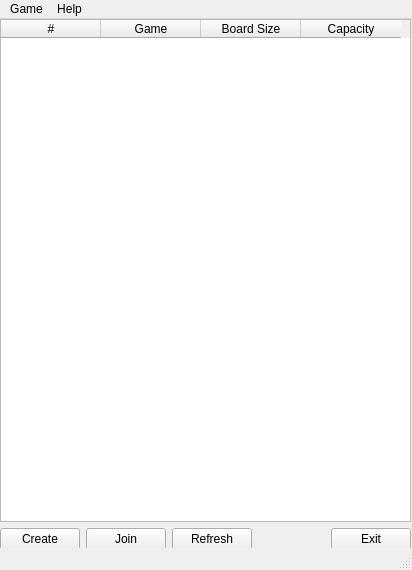
<?xml version="1.0" encoding="UTF-8"?>
<ui version="4.0">
 <class>GameListWindow</class>
 <widget class="QMainWindow" name="GameListWindow">
  <property name="geometry">
   <rect>
    <x>0</x>
    <y>0</y>
    <width>412</width>
    <height>570</height>
   </rect>
  </property>
  <property name="sizePolicy">
   <sizepolicy hsizetype="Preferred" vsizetype="Preferred">
    <horstretch>0</horstretch>
    <verstretch>0</verstretch>
   </sizepolicy>
  </property>
  <property name="windowTitle">
   <string>Dots and Boxes</string>
  </property>
  <widget class="QWidget" name="centralwidget">
   <widget class="QWidget" name="">
    <property name="geometry">
     <rect>
      <x>0</x>
      <y>0</y>
      <width>411</width>
      <height>531</height>
     </rect>
    </property>
    <layout class="QVBoxLayout" name="verticalLayout">
     <item>
      <widget class="QTableWidget" name="gameTable">
       <property name="editTriggers">
        <set>QAbstractItemView::NoEditTriggers</set>
       </property>
       <property name="alternatingRowColors">
        <bool>true</bool>
       </property>
       <property name="selectionMode">
        <enum>QAbstractItemView::SingleSelection</enum>
       </property>
       <property name="selectionBehavior">
        <enum>QAbstractItemView::SelectRows</enum>
       </property>
       <attribute name="horizontalHeaderStretchLastSection">
        <bool>false</bool>
       </attribute>
       <column>
        <property name="text">
         <string>#</string>
        </property>
        <property name="textAlignment">
         <set>AlignHCenter|AlignVCenter|AlignCenter</set>
        </property>
       </column>
       <column>
        <property name="text">
         <string>Game</string>
        </property>
       </column>
       <column>
        <property name="text">
         <string>Board Size</string>
        </property>
        <property name="textAlignment">
         <set>AlignHCenter|AlignVCenter|AlignCenter</set>
        </property>
       </column>
       <column>
        <property name="text">
         <string>Capacity</string>
        </property>
        <property name="textAlignment">
         <set>AlignHCenter|AlignVCenter|AlignCenter</set>
        </property>
       </column>
      </widget>
     </item>
     <item>
      <layout class="QHBoxLayout" name="horizontalLayout">
       <item>
        <widget class="QPushButton" name="createButton">
         <property name="text">
          <string>Create</string>
         </property>
        </widget>
       </item>
       <item>
        <widget class="QPushButton" name="joinButton">
         <property name="text">
          <string>Join</string>
         </property>
        </widget>
       </item>
       <item>
        <widget class="QPushButton" name="refreshButton">
         <property name="text">
          <string>Refresh</string>
         </property>
        </widget>
       </item>
       <item>
        <spacer name="horizontalSpacer">
         <property name="orientation">
          <enum>Qt::Horizontal</enum>
         </property>
         <property name="sizeHint" stdset="0">
          <size>
           <width>167</width>
           <height>20</height>
          </size>
         </property>
        </spacer>
       </item>
       <item>
        <widget class="QPushButton" name="exitButton">
         <property name="text">
          <string>Exit</string>
         </property>
        </widget>
       </item>
      </layout>
     </item>
    </layout>
   </widget>
  </widget>
  <widget class="QMenuBar" name="menubar">
   <property name="geometry">
    <rect>
     <x>0</x>
     <y>0</y>
     <width>412</width>
     <height>19</height>
    </rect>
   </property>
   <widget class="QMenu" name="menuGame">
    <property name="title">
     <string>Game</string>
    </property>
    <addaction name="refreshAction"/>
    <addaction name="createAction"/>
    <addaction name="joinAction"/>
    <addaction name="separator"/>
    <addaction name="exitAction"/>
   </widget>
   <widget class="QMenu" name="menuHelp">
    <property name="title">
     <string>Help</string>
    </property>
    <addaction name="helpAction"/>
    <addaction name="aboutAction"/>
   </widget>
   <addaction name="menuGame"/>
   <addaction name="menuHelp"/>
  </widget>
  <widget class="QStatusBar" name="statusBar"/>
  <action name="refreshAction">
   <property name="text">
    <string>Refresh</string>
   </property>
  </action>
  <action name="createAction">
   <property name="text">
    <string>Create</string>
   </property>
  </action>
  <action name="joinAction">
   <property name="text">
    <string>Join</string>
   </property>
  </action>
  <action name="exitAction">
   <property name="text">
    <string>Exit</string>
   </property>
  </action>
  <action name="helpAction">
   <property name="text">
    <string>Game Help</string>
   </property>
  </action>
  <action name="aboutAction">
   <property name="text">
    <string>About Dots and Boxes</string>
   </property>
  </action>
 </widget>
 <resources/>
 <connections/>
</ui>
